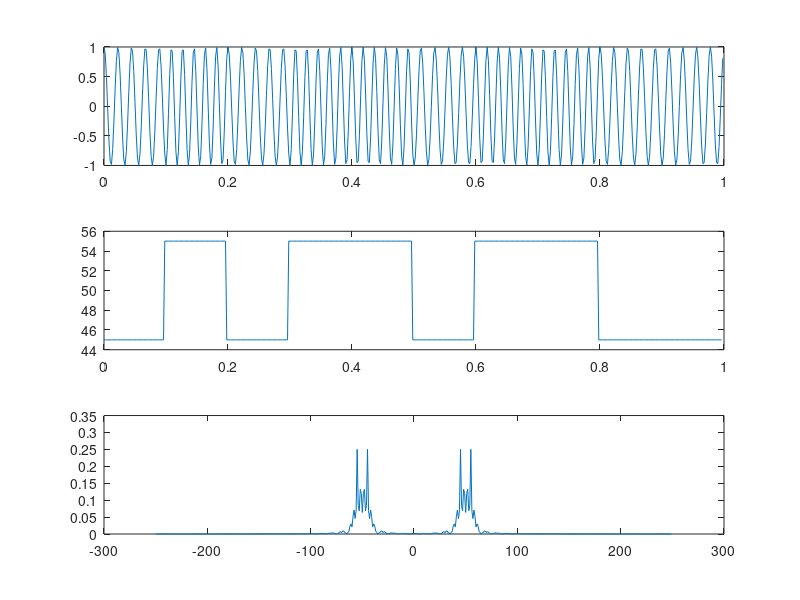
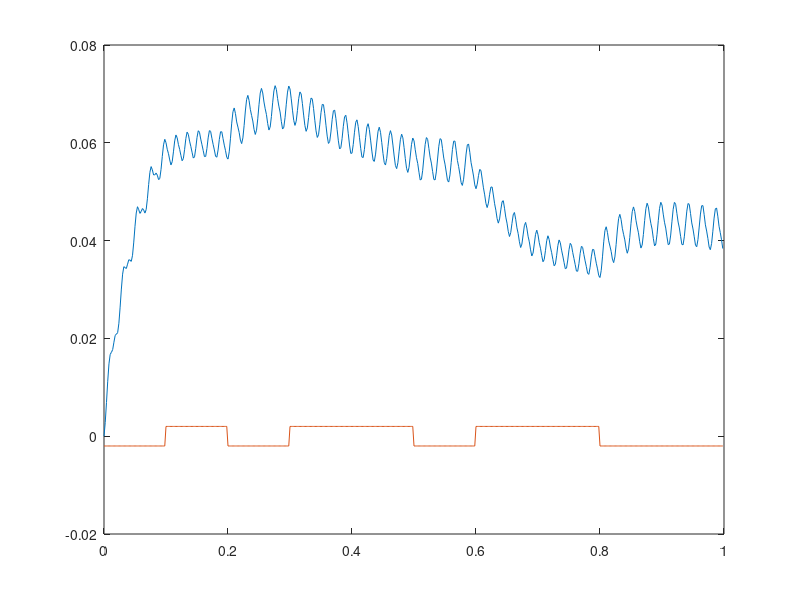

The MATLAB source for these figures, in order:
clear all;
close all;

try
  pkg load control;
end

Tend = 1;
Fs = 500;
Ts = 1/Fs;
t = 0:Ts:Tend-Ts;
N = length(t);

A = 1;
Fc = 50;
Fd = 5;
phi_0 = 0;

Fsig = 1;
s = (2*sin(2*pi*Fsig*t) + 0*sin(2*pi*10*Fsig*t))/Fs;
%s = linspace(0,2,N)/N;

F_data = 10; Fsig = F_data;
data = [-1 1 -1 1 1 -1 1 1 -1 -1 1];
N_data = length(data);
o = ones(1,ceil(Fs/F_data))/Fs;
s = reshape(o'*data,1,[]);
s = s(1:N);

arg = 2*pi*(Fc*t+Fd*cumsum(s)) + phi_0;
u = A * cos(arg);
U = fftshift(fft(u)/N);

f_inst = diff(arg)*Fs/2/pi;

df = 1/Ts/N;
f = -Fs/2:df:Fs/2-df;

G = G = zpk([0],[-1/(2*pi*Fsig*0.02) -1/(2*pi*0.01)],1);
y = lsim(G,abs(cumsum(u)),t);

subplot(3,1,1);
plot(t,u);
subplot(3,1,2);
plot(t(1:end-1),f_inst);
subplot(3,1,3);
plot(f,abs(U));
%hold on;
%plot(f,real(U),'r--');
%plot(f,imag(U),'g--');
%figure('Name','w');
%plot(t, w);
%figure('Name','fft');
figure;
plot(t,y);
hold on;
plot(t,s);
